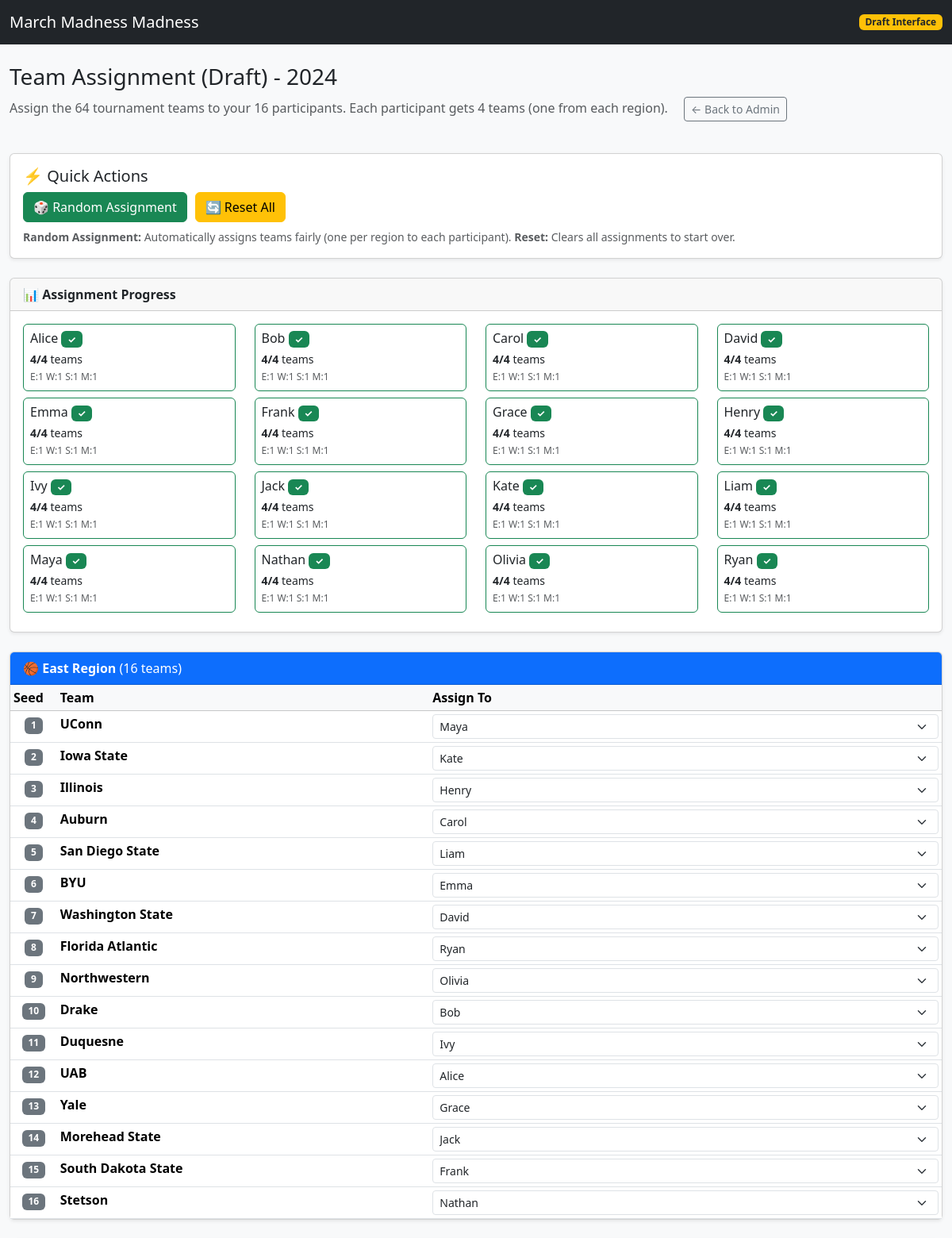
/admin/draft (upper part), run on the app's committed database.
### models.py (models this page shows, shortened)
class Participant(db.Model):
    id = db.Column(db.Integer, primary_key=True)
    name = db.Column(db.String(100), nullable=False, unique=True)
    email = db.Column(db.String(120), nullable=True)

class Team(db.Model):
    id = db.Column(db.Integer, primary_key=True)
    name = db.Column(db.String(100), nullable=False, unique=False)
    seed = db.Column(db.Integer, nullable=True)
    region = db.Column(db.String(50), nullable=True)
    year = db.Column(db.Integer, nullable=False,
                     index=True, default=current_year)
    initial_owner_id = db.Column(
        db.Integer, db.ForeignKey("participant.id"), nullable=True)
    current_owner_id = db.Column(
        db.Integer, db.ForeignKey("participant.id"), nullable=True)
    initial_owner = db.relationship("Participant", foreign_keys=[
                                    initial_owner_id], lazy="joined")
    current_owner = db.relationship("Participant", foreign_keys=[
                                    current_owner_id], lazy="joined")

### app.py (the view)
    @app.route("/admin/draft")
    def admin_draft():
        from flask import render_template, flash, redirect, url_for
        from models import Participant, Team
        participants = Participant.query.order_by(Participant.name.asc()).all()
        if len(participants) != 16:
            flash(f"Need exactly 16 participants for draft (currently have {len(participants)})", "error")
            return redirect(url_for("admin_participants"))
        years = [y for (y,) in db.session.query(Team.year).distinct().order_by(Team.year.desc()).all()]
        current_year = years[0] if years else datetime.now(timezone.utc).year
        teams = Team.query.filter_by(year=current_year).order_by(
            Team.region.asc(),
            Team.seed.asc()
        ).all()
        if len(teams) < 64:
            flash(f"Need 64 teams for draft (currently have {len(teams)} for {current_year})", "error")
            return redirect(url_for("admin"))
        from collections import defaultdict
        teams_by_region = defaultdict(list)
        for team in teams:
            teams_by_region[team.region].append(team)
        assignment_stats = {}
        for participant in participants:
            owned_teams = Team.query.filter_by(
                year=current_year,
                initial_owner_id=participant.id
            ).all()
            regions = {"East": 0, "West": 0, "South": 0, "Midwest": 0}
            for team in owned_teams:
                if team.region in regions:
                    regions[team.region] += 1
            assignment_stats[participant.id] = {
                "total": len(owned_teams),
                "regions": regions,
                "complete": len(owned_teams) == 4 and all(c == 1 for c in regions.values())
            }
        return render_template(
            "admin_draft.html",
            participants=participants,
            teams_by_region=dict(teams_by_region),
            assignment_stats=assignment_stats,
            year=current_year
        )

### templates/admin_draft.html (shortened to what this page needs)
<!DOCTYPE html>
<html lang="en">
<head>
  <link
    href="https://cdn.jsdelivr.net/npm/bootstrap@5.3.3/dist/css/bootstrap.min.css"
    rel="stylesheet"
  />
  <link rel="stylesheet" href="{{ url_for('static', filename='style.css') }}" />
</head>
<body class="bg-light">
  <nav class="navbar navbar-dark bg-dark">
    <div class="container-fluid">
      <a href="{{ url_for('home') }}" class="navbar-brand">March Madness Madness</a>
      <span class="badge bg-warning text-dark">Draft Interface</span>
    </div>
  </nav>
  <main class="container-fluid py-4">
    <div class="row mb-4">
      <div class="col">
        <h1 class="h3">Team Assignment (Draft) - {{ year }}</h1>
        <p class="text-muted">
          Assign the 64 tournament teams to your 16 participants. Each participant gets 4 teams (one from each region).
          <a href="{{ url_for('admin') }}" class="btn btn-sm btn-outline-secondary ms-3">← Back to Admin</a>
        </p>
      </div>
    </div>
    <div class="row mb-4">
      <div class="col-md-12">
        <div class="card shadow-sm">
          <div class="card-body">
            <h5 class="card-title">⚡ Quick Actions</h5>
            <div class="btn-group" role="group">
              <form method="post" action="{{ url_for('admin_draft_random') }}" class="inline-form" onsubmit="return confirm('Randomly assign all teams? This will overwrite any existing assignments.');">
                <button type="submit" class="btn btn-success">
                  🎲 Random Assignment
                </button>
              </form>
              <form method="post" action="{{ url_for('admin_draft_reset') }}" class="inline-form-with-margin" onsubmit="return confirm('Clear all assignments? This cannot be undone.');">
                <button type="submit" class="btn btn-warning">
                  🔄 Reset All
                </button>
              </form>
            </div>
            <p class="text-muted small mt-2 mb-0">
              <strong>Random Assignment:</strong> Automatically assigns teams fairly (one per region to each participant).
              <strong>Reset:</strong> Clears all assignments to start over.
            </p>
          </div>
        </div>
      </div>
    </div>
    <div class="row mb-4">
      <div class="col-md-12">
        <div class="card shadow-sm">
          <div class="card-header">
            <strong>📊 Assignment Progress</strong>
          </div>
          <div class="card-body">
            <div class="row">
              {% for participant in participants %}
              <div class="col-md-3 col-sm-6 mb-2">
                <div class="card {% if assignment_stats[participant.id].complete %}border-success{% elif assignment_stats[participant.id].total > 0 %}border-warning{% endif %}">
                  <div class="card-body p-2">
                    <h6 class="card-title mb-1">
                      {{ participant.name }}
                      {% if assignment_stats[participant.id].complete %}
                        <span class="badge bg-success complete-badge">✓</span>
                      {% endif %}
                    </h6>
                    <p class="card-text small mb-0">
                      <strong>{{ assignment_stats[participant.id].total }}/4</strong> teams
                      <br>
                      <span class="text-muted region-text-small">
                        E:{{ assignment_stats[participant.id].regions.East }}
                        W:{{ assignment_stats[participant.id].regions.West }}
                        S:{{ assignment_stats[participant.id].regions.South }}
                        M:{{ assignment_stats[participant.id].regions.Midwest }}
                      </span>
                    </p>
                  </div>
                </div>
              </div>
              {% endfor %}
            </div>
          </div>
        </div>
      </div>
    </div>
    <form method="post" action="{{ url_for('admin_draft_assign') }}" id="draftForm">
      {% for region in ["East", "West", "South", "Midwest"] %}
        {% if region in teams_by_region %}
        <div class="card shadow-sm mb-4">
          <div class="card-header bg-primary text-white">
            <strong>🏀 {{ region }} Region</strong> ({{ teams_by_region[region]|length }} teams)
          </div>
          <div class="card-body p-0">
            <div class="table-responsive">
              <table class="table table-sm table-hover mb-0 draft-table">
                <thead class="table-light">
                  <tr>
                    <th>Seed</th>
                    <th>Team</th>
                    <th>Assign To</th>
                  </tr>
                </thead>
                <tbody>
                  {% for team in teams_by_region[region] %}
                  <tr class="team-row">
                    <td class="text-center">
                      <span class="badge bg-secondary">{{ team.seed }}</span>
                    </td>
                    <td>
                      <strong>{{ team.name }}</strong>
                    </td>
                    <td>
                      <select
                        name="team_{{ team.id }}"
                        class="form-select form-select-sm"
                        data-region="{{ region }}"
                      >
                        {% for participant in participants %}
                        <option
                          value="{{ participant.id }}"
                          {% if team.initial_owner_id == participant.id %}selected{% endif %}
                        >
                          {{ participant.name }}
                        </option>
                        {% endfor %}
                      </select>
                    </td>
                  </tr>
                  {% endfor %}
                </tbody>
              </table>
            </div>
          </div>
        </div>
        {% endif %}
      {% endfor %}
    </form>
  </main>
</body>
</html>

### static/style.css (style rules this page uses)
.text-muted.small { font-size: 0.875rem; font-weight: 500; }
.form-select-sm { min-width: 100px; }
.complete-badge { animation: pulse 2s ease-in-out infinite; }
.inline-form { display: inline; }
.inline-form-with-margin { display: inline; margin-left: 10px; }
.region-text-small { font-size: 0.75rem; }
.draft-table th:nth-child(1) { width: 5%; }
.draft-table th:nth-child(2) { width: 40%; }
.draft-table th:nth-child(3) { width: 55%; }

### data on the page
Participant: name "Alice", assignment_stats "4", assignment_stats "1"
Participant: name "Bob", assignment_stats "4", assignment_stats "1"
Participant: name "Carol", id "4", assignment_stats "1"
Participant: name "David", assignment_stats "4", assignment_stats "1"
Participant: name "Emma", assignment_stats "4", assignment_stats "1"
Participant: name "Frank", assignment_stats "4", assignment_stats "1"
Participant: name "Grace", assignment_stats "4", assignment_stats "1"
Participant: name "Henry", assignment_stats "4", assignment_stats "1"
Participant: name "Ivy", assignment_stats "4", assignment_stats "1"
Participant: name "Jack", assignment_stats "4", assignment_stats "1"
Participant: name "Kate", assignment_stats "4", assignment_stats "1"
Participant: name "Liam", assignment_stats "4", assignment_stats "1"
Participant: name "Maya", assignment_stats "4", assignment_stats "1"
Participant: name "Nathan", assignment_stats "4", assignment_stats "1"
Participant: name "Olivia", assignment_stats "4", assignment_stats "1"
Participant: name "Ryan", assignment_stats "4", id "1"
Team: seed "1", name "UConn", initial_owner+id "Maya"
Team: seed "2", name "Iowa State", initial_owner+id "Kate"
Team: seed "3", name "Illinois", initial_owner+id "Henry"
Team: seed "4", name "Auburn", initial_owner+id "Carol"
Team: seed "5", name "San Diego State", initial_owner+id "Liam"
Team: seed "6", name "BYU", initial_owner+id "Emma"
Team: seed "7", name "Washington State", initial_owner+id "David"
Team: seed "8", name "Florida Atlantic", initial_owner+id "Ryan"
Team: seed "9", name "Northwestern", initial_owner+id "Olivia"
Team: seed "10", name "Drake", initial_owner+id "Bob"
Team: seed "11", name "Duquesne", initial_owner+id "Ivy"
Team: seed "12", name "UAB", initial_owner+id "Alice"
Team: seed "13", name "Yale", initial_owner+id "Grace"
Team: seed "14", name "Morehead State", initial_owner+id "Jack"
Team: seed "15", name "South Dakota State", initial_owner+id "Frank"
Team: seed "16", name "Stetson", initial_owner+id "Nathan"

### other printed values
{{ region }} "East"
{{ teams_by_region[region]|length }} "16"
